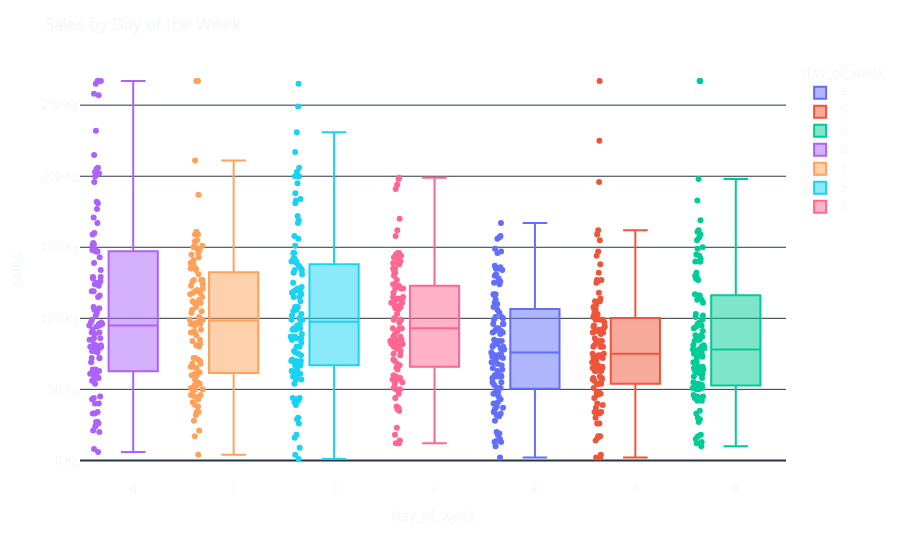
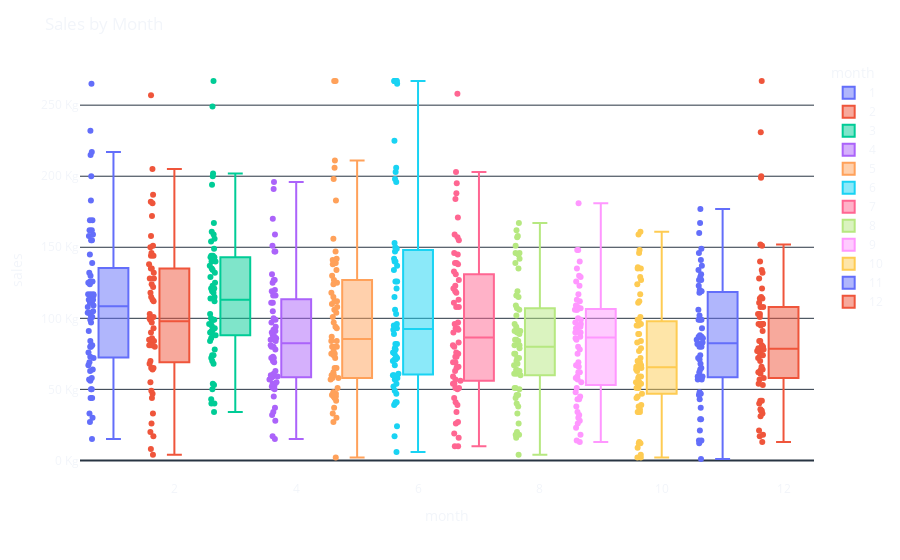

Write notebook code for charts like these, in order.
### Markdown cell above
**With these new features, we can explore now how they are related to the sales of chocolate. For example, what are the days of the weak, or moths, where the sales are higher? We can plot `box plots` to find that out.**

> **Note: Box plots, also known as box-and-whisker plots, are a graphical representation of a dataset that displays the distribution of the data based on five summary statistics: minimum value, first quartile (25th percentile), median (50th percentile), third quartile (75th percentile), and maximum value.**

### Code cell
import plotly.express as px


fig = px.box(df_time_features, x="day_of_week", y="sales", points="all", color="day_of_week")

fig.update_xaxes(showgrid=False, showline=False, mirror=False)
fig.update_yaxes(showgrid=True, ticksuffix=' Kg')

fig.update_layout(
template='plotly_dark',
title=f"Sales by Day of the Week",
paper_bgcolor='rgba(0, 0, 0, 0)',
plot_bgcolor='rgba(0, 0, 0, 0)',
)

fig.show()

fig = px.box(df_time_features, x="month", y="sales", points="all", color="month")

fig.update_xaxes(showgrid=False, showline=False, mirror=False)
fig.update_yaxes(showgrid=True, ticksuffix=' Kg')

fig.update_layout(
template='plotly_dark',
title=f"Sales by Month",
paper_bgcolor='rgba(0, 0, 0, 0)',
plot_bgcolor='rgba(0, 0, 0, 0)',
)

fig.show()

### Figure 1 — Plotly figure (JSON) as saved in the notebook; plotly's stock layout.template omitted (floating-point values rounded to 4 significant figures)
{"data": [{"alignmentgroup": "True", "boxpoints": "all", "hovertemplate": "day_of_week=%{x}<br>sales=%{y}<extra></extra>", "legendgroup": "4", "marker": {"color": "#636efa"}, "name": "4", "notched": false, "offsetgroup": "4", "orientation": "v", "showlegend": true, "type": "box", "x": [4, 4, 4, 4, 4, 4, 4, 4, 4, 4, 4, 4, 4, 4, 4, 4, 4, 4, 4, 4, 4, 4, 4, 4, 4, 4, 4, 4, 4, 4, 4, 4, 4, 4, 4, 4, 4, 4, 4, 4, 4, 4, 4, 4, 4, 4, 4, 4, 4, 4, 4, 4, 4, 4, 4, 4, 4, 4, 4, 4, 4, 4, 4, 4, 4, 4, 4, 4, 4, 4, 4, 4, 4, 4, 4, 4, 4, 4, 4, 4, 4, 4, 4, 4, 4, 4, 4, 4, 4, 4, 4, 4, 4, 4, 4, 4, 4, 4, 4, 4, 4, 4, 4, 4, 4], "x0": " ", "xaxis": "x", "y": [91, 117, 158, 126, 15, 128, 82, 124, 49, 100, 135, 99, 167, 60, 84, 80, 69, 59, 108, 48, 60, 134, 106, 126, 149, 137, 131, 10, 51, 146, 65, 72, 68, 18, 116, 34, 13, 90, 69, 51, 84, 136, 55, 47, 47, 93, 64, 37, 74, 96, 80, 81, 40, 111, 104, 130, 117, 113, 101, 135, 85, 40, 90, 96, 156, 45, 125, 28, 32, 53, 75, 110, 58, 72, 147, 73, 78, 79, 73, 76, 19, 69, 41, 157, 84, 20, 63, 96, 38, 93, 55, 67, 59, 13, 89, 2, 43, 74, 59, 14, 33, 36, 101, 91, 31], "y0": " ", "yaxis": "y"}, {"alignmentgroup": "True", "boxpoints": "all", "hovertemplate": "day_of_week=%{x}<br>sales=%{y}<extra></extra>", "legendgroup": "5", "marker": {"color": "#EF553B"}, "name": "5", "notched": false, "offsetgroup": "5", "orientation": "v", "showlegend": true, "type": "box", "x": [5, 5, 5, 5, 5, 5, 5, 5, 5, 5, 5, 5, 5, 5, 5, 5, 5, 5, 5, 5, 5, 5, 5, 5, 5, 5, 5, 5, 5, 5, 5, 5, 5, 5, 5, 5, 5, 5, 5, 5, 5, 5, 5, 5, 5, 5, 5, 5, 5, 5, 5, 5, 5, 5, 5, 5, 5, 5, 5, 5, 5, 5, 5, 5, 5, 5, 5, 5, 5, 5, 5, 5, 5, 5, 5, 5, 5, 5, 5, 5, 5, 5, 5, 5, 5, 5, 5, 5, 5, 5, 5, 5, 5, 5, 5, 5, 5, 5, 5, 5, 5, 5, 5, 5, 5], "x0": " ", "xaxis": "x", "y": [69, 63, 30, 101, 56, 86, 4, 33, 47, 70, 84, 93, 118, 72, 17, 57, 73, 75, 65, 51, 47, 84, 40, 39, 267.0, 225, 54, 81, 97, 83, 26, 109, 26, 91, 91, 48, 94, 67, 112, 34, 112, 99, 54, 64, 106, 72, 65, 80, 63, 74, 66, 95, 58, 84, 73, 155, 80, 100, 17, 132, 103, 112, 99, 89, 144, 91, 54, 127, 34, 147, 138, 37, 2, 125, 196, 126, 75, 67, 159, 92, 16, 108, 63, 72, 162, 46, 94, 106, 14, 90, 90, 34, 59, 2, 44, 58, 99, 80, 48, 127, 54, 57, 74, 114, 103], "y0": " ", "yaxis": "y"}, {"alignmentgroup": "True", "boxpoints": "all", "hovertemplate": "day_of_week=%{x}<br>sales=%{y}<extra></extra>", "legendgroup": "6", "marker": {"color": "#00cc96"}, "name": "6", "notched": false, "offsetgroup": "6", "orientation": "v", "showlegend": true, "type": "box", "x": [6, 6, 6, 6, 6, 6, 6, 6, 6, 6, 6, 6, 6, 6, 6, 6, 6, 6, 6, 6, 6, 6, 6, 6, 6, 6, 6, 6, 6, 6, 6, 6, 6, 6, 6, 6, 6, 6, 6, 6, 6, 6, 6, 6, 6, 6, 6, 6, 6, 6, 6, 6, 6, 6, 6, 6, 6, 6, 6, 6, 6, 6, 6, 6, 6, 6, 6, 6, 6, 6, 6, 6, 6, 6, 6, 6, 6, 6, 6, 6, 6, 6, 6, 6, 6, 6, 6, 6, 6, 6, 6, 6, 6, 6, 6, 6, 6, 6, 6, 6, 6, 6, 6, 6, 6], "x0": " ", "xaxis": "x", "y": [159, 97, 169, 162, 102, 44, 150, 85, 65, 74, 78, 54, 91, 78, 94, 52, 88, 46, 198, 30, 267.0, 84, 61, 17, 267.0, 267.0, 145, 155, 54, 96, 44, 85, 61, 64, 81, 51, 45, 75, 129, 53, 161, 66, 51, 79, 12, 99, 88, 29, 13, 42, 111, 58, 116, 113, 183, 113, 27, 93, 128, 144, 81, 50, 149, 132, 129, 72, 51, 116, 15, 45, 77, 33, 80, 130, 140, 52, 140, 142, 157, 50, 73, 10, 66, 63, 51, 63, 75, 140, 18, 78, 62, 55, 69, 95, 69, 101, 87, 127, 59, 87, 64, 35, 42, 103, 117], "y0": " ", "yaxis": "y"}, {"alignmentgroup": "True", "boxpoints": "all", "hovertemplate": "day_of_week=%{x}<br>sales=%{y}<extra></extra>", "legendgroup": "0", "marker": {"color": "#ab63fa"}, "name": "0", "notched": false, "offsetgroup": "0", "orientation": "v", "showlegend": true, "type": "box", "x": [0, 0, 0, 0, 0, 0, 0, 0, 0, 0, 0, 0, 0, 0, 0, 0, 0, 0, 0, 0, 0, 0, 0, 0, 0, 0, 0, 0, 0, 0, 0, 0, 0, 0, 0, 0, 0, 0, 0, 0, 0, 0, 0, 0, 0, 0, 0, 0, 0, 0, 0, 0, 0, 0, 0, 0, 0, 0, 0, 0, 0, 0, 0, 0, 0, 0, 0, 0, 0, 0, 0, 0, 0, 0, 0, 0, 0, 0, 0, 0, 0, 0, 0, 0, 0, 0, 0, 0, 0, 0, 0, 0, 0, 0, 0, 0, 0, 0, 0, 0, 0, 0, 0, 0, 0], "x0": " ", "xaxis": "x", "y": [232, 215, 125, 200, 257, 182, 205, 181, 143, 202, 134, 159, 267.0, 97, 90, 147, 196, 147, 139, 115, 94, 206, 153, 82, 6, 24, 171, 59, 258, 203, 119, 81, 107, 167, 96, 148, 108, 99, 126, 95, 89, 124, 129, 102, 119, 129, 160, 177, 151, 267.0, 128, 152, 44, 33, 80, 72, 64, 64, 8, 26, 20, 72, 123, 86, 40, 61, 85, 58, 116, 104, 58, 27, 62, 97, 92, 76, 265, 267.0, 80, 56, 69, 27, 106, 90, 40, 63, 33, 62, 43, 95, 80, 45, 148, 77, 34, 54, 86, 58, 59, 21, 79, 96, 77, 72, 81], "y0": " ", "yaxis": "y"}, {"alignmentgroup": "True", "boxpoints": "all", "hovertemplate": "day_of_week=%{x}<br>sales=%{y}<extra></extra>", "legendgroup": "1", "marker": {"color": "#FFA15A"}, "name": "1", "notched": false, "offsetgroup": "1", "orientation": "v", "showlegend": true, "type": "box", "x": [1, 1, 1, 1, 1, 1, 1, 1, 1, 1, 1, 1, 1, 1, 1, 1, 1, 1, 1, 1, 1, 1, 1, 1, 1, 1, 1, 1, 1, 1, 1, 1, 1, 1, 1, 1, 1, 1, 1, 1, 1, 1, 1, 1, 1, 1, 1, 1, 1, 1, 1, 1, 1, 1, 1, 1, 1, 1, 1, 1, 1, 1, 1, 1, 1, 1, 1, 1, 1, 1, 1, 1, 1, 1, 1, 1, 1, 1, 1, 1, 1, 1, 1, 1, 1, 1, 1, 1, 1, 1, 1, 1, 1, 1, 1, 1, 1, 1, 1, 1, 1, 1, 1, 1], "x0": " ", "xaxis": "x", "y": [126, 105, 155, 81, 151, 84, 187, 135, 161, 137, 143, 68, 154, 159, 127, 120, 99, 118, 106, 124, 65, 150, 41, 71, 57, 49, 119, 127, 111, 90, 92, 145, 151, 46, 135, 123, 117, 66, 91, 159, 72, 38, 111, 46, 141, 118, 85, 146, 21, 121, 96, 108, 139, 104, 99, 111, 68, 97, 112, 90, 88, 43, 53, 34, 95, 50, 60, 55, 70, 80, 211, 45, 267.0, 101, 96, 72, 267.0, 267.0, 139, 138, 34, 66, 115, 60, 51, 50, 4, 28, 32, 148, 113, 39, 127, 54, 98, 149, 62, 134, 82, 131, 17, 53, 61, 96], "y0": " ", "yaxis": "y"}, {"alignmentgroup": "True", "boxpoints": "all", "hovertemplate": "day_of_week=%{x}<br>sales=%{y}<extra></extra>", "legendgroup": "2", "marker": {"color": "#19d3f3"}, "name": "2", "notched": false, "offsetgroup": "2", "orientation": "v", "showlegend": true, "type": "box", "x": [2, 2, 2, 2, 2, 2, 2, 2, 2, 2, 2, 2, 2, 2, 2, 2, 2, 2, 2, 2, 2, 2, 2, 2, 2, 2, 2, 2, 2, 2, 2, 2, 2, 2, 2, 2, 2, 2, 2, 2, 2, 2, 2, 2, 2, 2, 2, 2, 2, 2, 2, 2, 2, 2, 2, 2, 2, 2, 2, 2, 2, 2, 2, 2, 2, 2, 2, 2, 2, 2, 2, 2, 2, 2, 2, 2, 2, 2, 2, 2, 2, 2, 2, 2, 2, 2, 2, 2, 2, 2, 2, 2, 2, 2, 2, 2, 2, 2, 2, 2, 2, 2, 2, 2], "x0": " ", "xaxis": "x", "y": [76, 57, 108, 67, 65, 70, 118, 80, 92, 103, 74, 140, 125, 92, 63, 86, 100, 87, 80, 42, 44, 95, 71, 89, 134, 60, 93, 93, 39, 44, 139, 61, 16, 67, 86, 30, 87, 59, 26, 63, 9, 54, 4, 1, 57, 137, 29, 70, 62, 77, 115, 18, 265, 217, 132, 169, 172, 122, 115, 146, 119, 200, 99, 121, 249, 105, 131, 119, 151, 183, 156, 112, 142, 206, 203, 60, 70, 41, 184, 108, 195, 188, 158, 142, 85, 75, 102, 181, 106, 43, 135, 96, 70, 117, 146, 83, 87, 120, 99, 167, 134, 231, 140, 200], "y0": " ", "yaxis": "y"}, {"alignmentgroup": "True", "boxpoints": "all", "hovertemplate": "day_of_week=%{x}<br>sales=%{y}<extra></extra>", "legendgroup": "3", "marker": {"color": "#FF6692"}, "name": "3", "notched": false, "offsetgroup": "3", "orientation": "v", "showlegend": true, "type": "box", "x": [3, 3, 3, 3, 3, 3, 3, 3, 3, 3, 3, 3, 3, 3, 3, 3, 3, 3, 3, 3, 3, 3, 3, 3, 3, 3, 3, 3, 3, 3, 3, 3, 3, 3, 3, 3, 3, 3, 3, 3, 3, 3, 3, 3, 3, 3, 3, 3, 3, 3, 3, 3, 3, 3, 3, 3, 3, 3, 3, 3, 3, 3, 3, 3, 3, 3, 3, 3, 3, 3, 3, 3, 3, 3, 3, 3, 3, 3, 3, 3, 3, 3, 3, 3, 3, 3, 3, 3, 3, 3, 3, 3, 3, 3, 3, 3, 3, 3, 3, 3, 3, 3, 3, 3], "x0": " ", "xaxis": "x", "y": [109, 50, 145, 50, 81, 55, 99, 83, 144, 115, 143, 194, 80, 81, 111, 87, 170, 74, 139, 57, 112, 121, 115, 93, 54, 139, 113, 75, 133, 51, 89, 146, 70, 91, 58, 57, 23, 107, 100, 67, 12, 12, 65, 71, 57, 14, 123, 84, 77, 35, 199, 114, 113, 124, 162, 44, 144, 85, 138, 158, 140, 121, 114, 93, 99, 191, 111, 37, 59, 127, 141, 93, 60, 198, 103, 82, 58, 47, 57, 121, 123, 118, 38, 146, 79, 18, 85, 130, 106, 97, 109, 135, 83, 36, 135, 82, 68, 87, 82, 84, 64, 132, 78, 108], "y0": " ", "yaxis": "y"}], "layout": {"boxmode": "overlay", "legend": {"title": {"text": "day_of_week"}, "tracegroupgap": 0}, "margin": {"t": 60}, "paper_bgcolor": "rgba(0, 0, 0, 0)", "plot_bgcolor": "rgba(0, 0, 0, 0)", "title": {"text": "Sales by Day of the Week"}, "xaxis": {"anchor": "y", "categoryarray": [4, 5, 6, 0, 1, 2, 3], "categoryorder": "array", "domain": [0, 1], "mirror": false, "showgrid": false, "showline": false, "title": {"text": "day_of_week"}}, "yaxis": {"anchor": "x", "domain": [0, 1], "showgrid": true, "ticksuffix": " Kg", "title": {"text": "sales"}}}}

### Figure 2 — Plotly figure (JSON) as saved in the notebook; plotly's stock layout.template omitted (floating-point values rounded to 4 significant figures)
{"data": [{"alignmentgroup": "True", "boxpoints": "all", "hovertemplate": "month=%{x}<br>sales=%{y}<extra></extra>", "legendgroup": "1", "marker": {"color": "#636efa"}, "name": "1", "notched": false, "offsetgroup": "1", "orientation": "v", "showlegend": true, "type": "box", "x": [1, 1, 1, 1, 1, 1, 1, 1, 1, 1, 1, 1, 1, 1, 1, 1, 1, 1, 1, 1, 1, 1, 1, 1, 1, 1, 1, 1, 1, 1, 1, 1, 1, 1, 1, 1, 1, 1, 1, 1, 1, 1, 1, 1, 1, 1, 1, 1, 1, 1, 1, 1, 1, 1, 1, 1, 1, 1, 1, 1, 1, 1, 1, 1], "x0": " ", "xaxis": "x", "y": [91, 69, 159, 232, 126, 76, 109, 117, 63, 97, 215, 105, 57, 50, 158, 30, 169, 125, 155, 108, 145, 126, 101, 162, 200, 81, 67, 50, 15, 56, 102, 58, 116, 44, 139, 265, 113, 111, 84, 113, 33, 104, 217, 124, 104, 73, 183, 80, 99, 132, 162, 130, 155, 113, 72, 111, 169, 44, 117, 80, 27, 64, 117, 81], "y0": " ", "yaxis": "y"}, {"alignmentgroup": "True", "boxpoints": "all", "hovertemplate": "month=%{x}<br>sales=%{y}<extra></extra>", "legendgroup": "2", "marker": {"color": "#EF553B"}, "name": "2", "notched": false, "offsetgroup": "2", "orientation": "v", "showlegend": true, "type": "box", "x": [2, 2, 2, 2, 2, 2, 2, 2, 2, 2, 2, 2, 2, 2, 2, 2, 2, 2, 2, 2, 2, 2, 2, 2, 2, 2, 2, 2, 2, 2, 2, 2, 2, 2, 2, 2, 2, 2, 2, 2, 2, 2, 2, 2, 2, 2, 2, 2, 2, 2, 2, 2, 2, 2, 2, 2], "x0": " ", "xaxis": "x", "y": [257, 151, 65, 81, 128, 86, 44, 182, 84, 70, 55, 82, 4, 150, 205, 187, 118, 99, 124, 33, 85, 181, 135, 80, 83, 49, 47, 65, 68, 172, 144, 113, 100, 93, 64, 97, 122, 85, 101, 17, 128, 8, 112, 115, 138, 135, 132, 144, 26, 90, 146, 158, 85, 103, 81, 20], "y0": " ", "yaxis": "y"}, {"alignmentgroup": "True", "boxpoints": "all", "hovertemplate": "month=%{x}<br>sales=%{y}<extra></extra>", "legendgroup": "3", "marker": {"color": "#00cc96"}, "name": "3", "notched": false, "offsetgroup": "3", "orientation": "v", "showlegend": true, "type": "box", "x": [3, 3, 3, 3, 3, 3, 3, 3, 3, 3, 3, 3, 3, 3, 3, 3, 3, 3, 3, 3, 3, 3, 3, 3, 3, 3, 3, 3, 3, 3, 3, 3, 3, 3, 3, 3, 3, 3, 3, 3, 3, 3, 3, 3, 3, 3, 3, 3, 3, 3, 3, 3, 3, 3, 3, 3, 3, 3, 3, 3, 3, 3], "x0": " ", "xaxis": "x", "y": [143, 161, 92, 144, 100, 70, 74, 202, 137, 103, 115, 135, 84, 78, 134, 143, 74, 143, 99, 93, 54, 159, 68, 140, 194, 167, 118, 91, 267.0, 154, 125, 88, 119, 140, 40, 112, 50, 72, 43, 200, 121, 90, 99, 149, 123, 53, 99, 114, 96, 89, 132, 86, 34, 121, 93, 156, 144, 129, 40, 95, 249, 99], "y0": " ", "yaxis": "y"}, {"alignmentgroup": "True", "boxpoints": "all", "hovertemplate": "month=%{x}<br>sales=%{y}<extra></extra>", "legendgroup": "4", "marker": {"color": "#ab63fa"}, "name": "4", "notched": false, "offsetgroup": "4", "orientation": "v", "showlegend": true, "type": "box", "x": [4, 4, 4, 4, 4, 4, 4, 4, 4, 4, 4, 4, 4, 4, 4, 4, 4, 4, 4, 4, 4, 4, 4, 4, 4, 4, 4, 4, 4, 4, 4, 4, 4, 4, 4, 4, 4, 4, 4, 4, 4, 4, 4, 4, 4, 4, 4, 4, 4, 4, 4, 4, 4, 4, 4, 4, 4, 4, 4, 4], "x0": " ", "xaxis": "x", "y": [80, 60, 72, 78, 97, 159, 92, 81, 84, 17, 94, 90, 127, 63, 111, 80, 57, 52, 147, 120, 86, 87, 69, 73, 88, 196, 99, 100, 170, 59, 45, 91, 72, 61, 50, 105, 191, 125, 54, 51, 85, 60, 131, 111, 28, 127, 116, 58, 55, 119, 37, 32, 34, 15, 116, 70, 151, 59, 53, 147], "y0": " ", "yaxis": "y"}, {"alignmentgroup": "True", "boxpoints": "all", "hovertemplate": "month=%{x}<br>sales=%{y}<extra></extra>", "legendgroup": "5", "marker": {"color": "#FFA15A"}, "name": "5", "notched": false, "offsetgroup": "5", "orientation": "v", "showlegend": true, "type": "box", "x": [5, 5, 5, 5, 5, 5, 5, 5, 5, 5, 5, 5, 5, 5, 5, 5, 5, 5, 5, 5, 5, 5, 5, 5, 5, 5, 5, 5, 5, 5, 5, 5, 5, 5, 5, 5, 5, 5, 5, 5, 5, 5, 5, 5, 5, 5, 5, 5, 5, 5, 5, 5, 5, 5, 5, 5, 5, 5, 5, 5, 5, 5], "x0": " ", "xaxis": "x", "y": [75, 46, 147, 118, 87, 74, 108, 65, 198, 139, 106, 80, 139, 48, 51, 30, 115, 124, 42, 57, 60, 47, 267.0, 94, 65, 44, 112, 134, 84, 84, 206, 45, 104, 80, 183, 127, 75, 138, 77, 58, 211, 156, 141, 110, 37, 33, 27, 45, 112, 93, 58, 2, 80, 62, 267.0, 142, 60, 72, 125, 130, 97, 101], "y0": " ", "yaxis": "y"}, {"alignmentgroup": "True", "boxpoints": "all", "hovertemplate": "month=%{x}<br>sales=%{y}<extra></extra>", "legendgroup": "6", "marker": {"color": "#19d3f3"}, "name": "6", "notched": false, "offsetgroup": "6", "orientation": "v", "showlegend": true, "type": "box", "x": [6, 6, 6, 6, 6, 6, 6, 6, 6, 6, 6, 6, 6, 6, 6, 6, 6, 6, 6, 6, 6, 6, 6, 6, 6, 6, 6, 6, 6, 6, 6, 6, 6, 6, 6, 6, 6, 6, 6, 6, 6, 6, 6, 6, 6, 6, 6, 6, 6, 6, 6, 6, 6, 6, 6, 6, 6, 6, 6, 6], "x0": " ", "xaxis": "x", "y": [150, 95, 121, 106, 40, 61, 153, 41, 71, 115, 126, 39, 17, 82, 71, 89, 93, 149, 267.0, 267.0, 6, 57, 134, 54, 137, 225, 267.0, 24, 49, 60, 206, 198, 147, 196, 140, 92, 96, 203, 103, 73, 126, 52, 76, 72, 60, 82, 78, 75, 140, 265, 267.0, 70, 58, 79, 67, 142, 267.0, 267.0, 41, 47], "y0": " ", "yaxis": "y"}, {"alignmentgroup": "True", "boxpoints": "all", "hovertemplate": "month=%{x}<br>sales=%{y}<extra></extra>", "legendgroup": "7", "marker": {"color": "#FF6692"}, "name": "7", "notched": false, "offsetgroup": "7", "orientation": "v", "showlegend": true, "type": "box", "x": [7, 7, 7, 7, 7, 7, 7, 7, 7, 7, 7, 7, 7, 7, 7, 7, 7, 7, 7, 7, 7, 7, 7, 7, 7, 7, 7, 7, 7, 7, 7, 7, 7, 7, 7, 7, 7, 7, 7, 7, 7, 7, 7, 7, 7, 7, 7, 7, 7, 7, 7, 7, 7, 7, 7, 7, 7, 7, 7, 7, 7, 7], "x0": " ", "xaxis": "x", "y": [139, 131, 54, 145, 171, 119, 93, 113, 10, 81, 155, 59, 127, 93, 75, 51, 97, 54, 258, 111, 39, 133, 146, 83, 96, 203, 90, 44, 51, 65, 26, 73, 159, 157, 80, 139, 184, 57, 76, 92, 50, 56, 138, 108, 121, 19, 16, 73, 69, 34, 195, 123, 69, 108, 10, 27, 66, 188, 118, 41, 63, 66], "y0": " ", "yaxis": "y"}, {"alignmentgroup": "True", "boxpoints": "all", "hovertemplate": "month=%{x}<br>sales=%{y}<extra></extra>", "legendgroup": "8", "marker": {"color": "#B6E880"}, "name": "8", "notched": false, "offsetgroup": "8", "orientation": "v", "showlegend": true, "type": "box", "x": [8, 8, 8, 8, 8, 8, 8, 8, 8, 8, 8, 8, 8, 8, 8, 8, 8, 8, 8, 8, 8, 8, 8, 8, 8, 8, 8, 8, 8, 8, 8, 8, 8, 8, 8, 8, 8, 8, 8, 8, 8, 8, 8, 8, 8, 8, 8, 8, 8, 8, 8, 8, 8, 8, 8, 8, 8, 8, 8, 8, 8, 8], "x0": " ", "xaxis": "x", "y": [44, 119, 92, 139, 89, 72, 109, 85, 81, 145, 61, 146, 68, 26, 61, 107, 151, 16, 70, 18, 91, 64, 167, 46, 67, 91, 116, 91, 81, 96, 135, 106, 115, 158, 38, 157, 72, 63, 90, 60, 142, 146, 84, 162, 51, 40, 51, 85, 79, 20, 46, 63, 63, 50, 75, 18, 63, 94, 75, 33, 4, 102], "y0": " ", "yaxis": "y"}, {"alignmentgroup": "True", "boxpoints": "all", "hovertemplate": "month=%{x}<br>sales=%{y}<extra></extra>", "legendgroup": "9", "marker": {"color": "#FF97FF"}, "name": "9", "notched": false, "offsetgroup": "9", "orientation": "v", "showlegend": true, "type": "box", "x": [9, 9, 9, 9, 9, 9, 9, 9, 9, 9, 9, 9, 9, 9, 9, 9, 9, 9, 9, 9, 9, 9, 9, 9, 9, 9, 9, 9, 9, 9, 9, 9, 9, 9, 9, 9, 9, 9, 9, 9, 9, 9, 9, 9, 9, 9, 9, 9, 9, 9, 9, 9, 9, 9, 9, 9, 9, 9, 9, 9], "x0": " ", "xaxis": "x", "y": [86, 58, 34, 48, 51, 148, 123, 30, 57, 13, 94, 45, 108, 117, 87, 23, 90, 67, 75, 99, 66, 59, 107, 69, 112, 129, 126, 91, 26, 100, 85, 96, 106, 140, 62, 28, 181, 130, 38, 14, 18, 43, 32, 106, 106, 93, 90, 78, 95, 148, 43, 97, 55, 90, 62, 80, 113, 135, 109, 67], "y0": " ", "yaxis": "y"}, {"alignmentgroup": "True", "boxpoints": "all", "hovertemplate": "month=%{x}<br>sales=%{y}<extra></extra>", "legendgroup": "10", "marker": {"color": "#FECB52"}, "name": "10", "notched": false, "offsetgroup": "10", "orientation": "v", "showlegend": true, "type": "box", "x": [10, 10, 10, 10, 10, 10, 10, 10, 10, 10, 10, 10, 10, 10, 10, 10, 10, 10, 10, 10, 10, 10, 10, 10, 10, 10, 10, 10, 10, 10, 10, 10, 10, 10, 10, 10, 10, 10, 10, 10, 10, 10, 10, 10, 10, 10, 10, 10, 10, 10, 10, 10, 10, 10, 10, 10, 10, 10, 10, 10, 10, 10], "x0": " ", "xaxis": "x", "y": [51, 34, 53, 95, 159, 63, 67, 84, 112, 161, 89, 72, 9, 12, 136, 99, 66, 124, 38, 54, 12, 55, 54, 51, 129, 111, 4, 65, 47, 64, 79, 34, 55, 45, 39, 96, 135, 59, 59, 69, 148, 127, 70, 83, 13, 2, 95, 77, 54, 117, 36, 89, 44, 69, 34, 98, 146, 135, 2, 58, 101, 54], "y0": " ", "yaxis": "y"}, {"alignmentgroup": "True", "boxpoints": "all", "hovertemplate": "month=%{x}<br>sales=%{y}<extra></extra>", "legendgroup": "11", "marker": {"color": "#636efa"}, "name": "11", "notched": false, "offsetgroup": "11", "orientation": "v", "showlegend": true, "type": "box", "x": [11, 11, 11, 11, 11, 11, 11, 11, 11, 11, 11, 11, 11, 11, 11, 11, 11, 11, 11, 11, 11, 11, 11, 11, 11, 11, 11, 11, 11, 11, 11, 11, 11, 11, 11, 11, 11, 11, 11, 11, 11, 11, 11, 11, 11, 11, 11, 11, 11, 11, 11, 11, 11, 11, 11, 11, 11, 11, 11, 11], "x0": " ", "xaxis": "x", "y": [102, 46, 1, 71, 47, 106, 12, 119, 141, 57, 57, 93, 72, 99, 129, 118, 137, 14, 64, 65, 88, 160, 85, 29, 123, 37, 80, 29, 177, 146, 149, 83, 82, 43, 99, 87, 86, 62, 87, 68, 74, 80, 127, 58, 134, 120, 87, 59, 48, 59, 59, 82, 99, 82, 14, 127, 87, 21, 131, 167], "y0": " ", "yaxis": "y"}, {"alignmentgroup": "True", "boxpoints": "all", "hovertemplate": "month=%{x}<br>sales=%{y}<extra></extra>", "legendgroup": "12", "marker": {"color": "#EF553B"}, "name": "12", "notched": false, "offsetgroup": "12", "orientation": "v", "showlegend": true, "type": "box", "x": [12, 12, 12, 12, 12, 12, 12, 12, 12, 12, 12, 12, 12, 12, 12, 12, 12, 12, 12, 12, 12, 12, 12, 12, 12, 12, 12, 12, 12, 12, 12, 12, 12, 12, 12, 12, 12, 12, 12, 12, 12, 12, 12, 12, 12, 12, 12, 12, 12, 12, 12, 12, 12, 12, 12, 12, 12, 12, 12, 12, 12, 12], "x0": " ", "xaxis": "x", "y": [70, 84, 74, 63, 13, 151, 21, 62, 77, 96, 74, 42, 267.0, 121, 77, 35, 80, 66, 111, 128, 96, 115, 199, 81, 95, 58, 152, 108, 18, 114, 40, 84, 33, 54, 64, 79, 17, 134, 64, 36, 57, 35, 96, 53, 231, 132, 101, 74, 42, 77, 61, 140, 78, 91, 114, 103, 72, 96, 200, 108, 31, 103], "y0": " ", "yaxis": "y"}], "layout": {"boxmode": "overlay", "legend": {"title": {"text": "month"}, "tracegroupgap": 0}, "margin": {"t": 60}, "paper_bgcolor": "rgba(0, 0, 0, 0)", "plot_bgcolor": "rgba(0, 0, 0, 0)", "title": {"text": "Sales by Month"}, "xaxis": {"anchor": "y", "categoryarray": [1, 2, 3, 4, 5, 6, 7, 8, 9, 10, 11, 12], "categoryorder": "array", "domain": [0, 1], "mirror": false, "showgrid": false, "showline": false, "title": {"text": "month"}}, "yaxis": {"anchor": "x", "domain": [0, 1], "showgrid": true, "ticksuffix": " Kg", "title": {"text": "sales"}}}}
